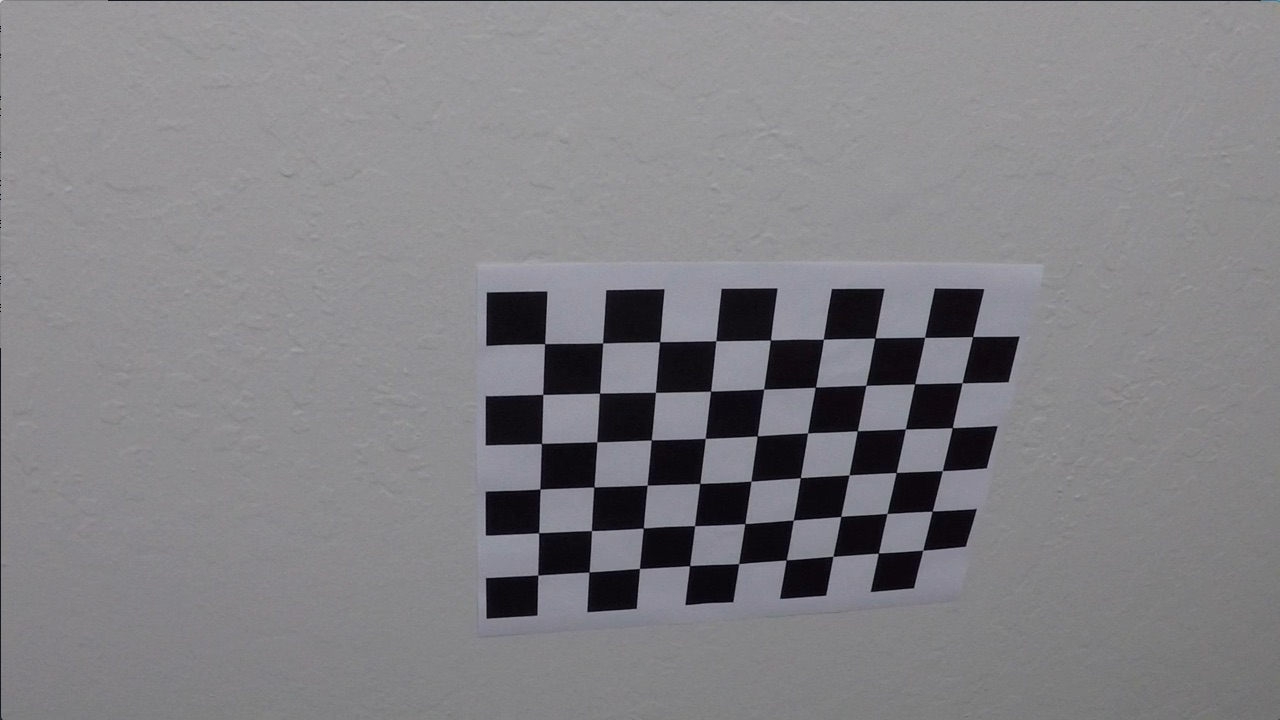
#> input picture camera_cal/calibration10.jpg, 1280 x 720 px; its folder holds only this picture in this run
$ jupyter execute --allow-errors curved_lane_detection.ipynb   (shell and % lines are left out)   (older library calls are emulated)
#> lines starting #> are read from the running program, lines starting #| are printed output that depends on the picture; after the words box and inside, x2 and y2 are one past the last pixel; in counts of white or black regions, pixels touching at a corner belong together
[cell 1]
import numpy as np
import cv2
import matplotlib.pyplot as plt
import matplotlib.image as mpimg
import glob
import os
import importlib
import pickle

## Calibration and Undistorting the image.

### Finding the Image points.

[cell 2]
# Object Points- represents the 3D object in the real world space.
objp = np.zeros((6*9,3), np.float32)
objp[:,:2] = np.mgrid[0:9,0:6].T.reshape(-1,2)

objpoints = []
imgpoints = [] # 2d points in image plane.

# Make a list of calibration images
images = glob.glob('./camera_cal/calibration*.jpg')

fig, axs = plt.subplots(5,4, figsize=(16, 11))
axs = axs.ravel()

# Find Chessboard corners for every image.
for i, fname in enumerate(images):
    img = cv2.imread(fname)
#> img is the input picture: shape (720, 1280, 3); mean B, G, R 133.1, 129.4, 130.2
    gray = cv2.cvtColor(img,cv2.COLOR_BGR2GRAY)

    # Find the chessboard corners
    ret, corners = cv2.findChessboardCorners(gray, (9,6),None)
#> ret = True; corners = 54 rows, first 8: [545.3, 343.1], [602.7, 342.8], [660.1, 341.3], [715.8, 340.7], [770.6, 340], [823.5, 339.2], [874.3, 338.5], [925.1, 337.4]

    # If found, add object points, image points
    if ret == True:
        objpoints.append(objp)

        imgpoints.append(corners)

        # Draw and display the corners
        img = cv2.drawChessboardCorners(img, (9,6), corners, ret)
#> img: shape (720, 1280, 3); 1.91% of pixels changed, all inside (x1, y1, x2, y2) = (532, 331, 980, 582)
        axs[i].axis('off')
        axs[i].imshow(img)
        cv2.imwrite('output_images/corners_drawn'+str(i)+'.jpg', img)

print('Some chessboard images would not be displayed because all the corners were not found for them.')

[cell 3]
img = cv2.imread('./camera_cal/calibration1.jpg')
#> (the rest of this cell did not finish here and is left out)

### Evaluating the camera matrix, distortion coefficients and undistortion.

#> (a cell that did not finish here is left out)

#> (a cell that did not finish here is left out)

## Visualizing undistortion on Road Images.

[cell 6]
image=mpimg.imread('./test_images/test3.jpg')
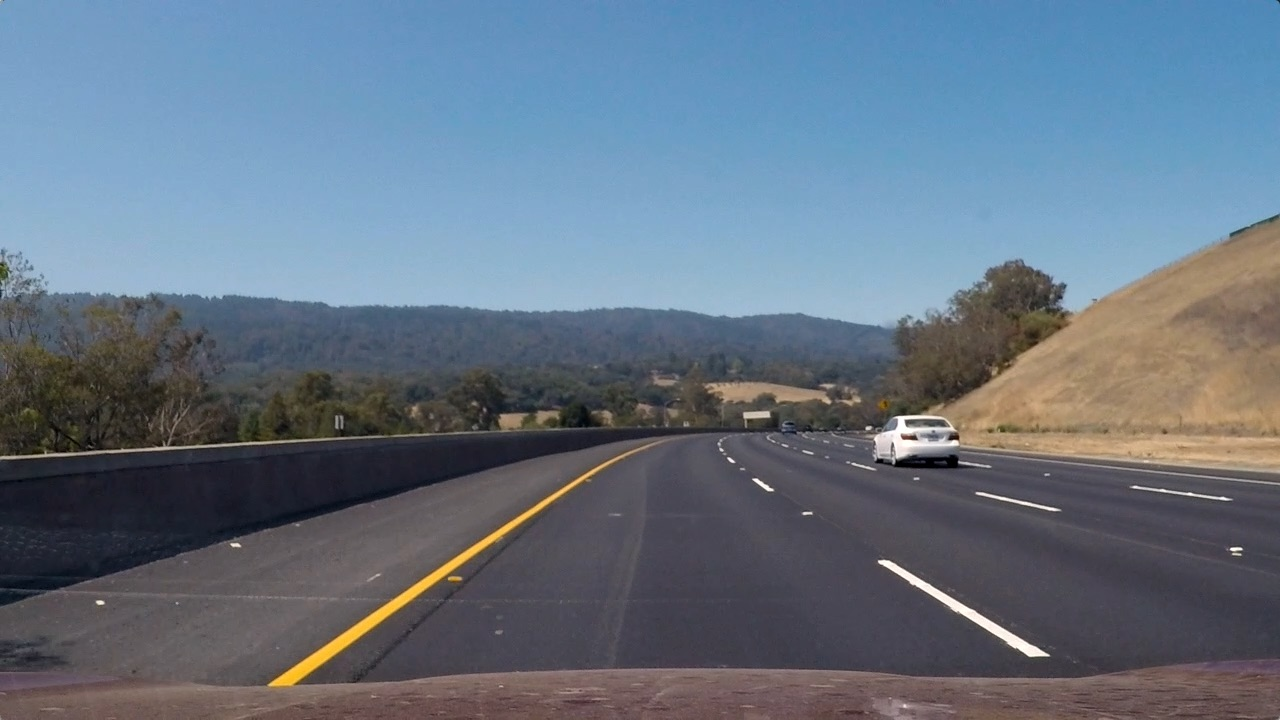
#> input picture test_images/test3.jpg, 1280 x 720 px
#> image is the input picture: shape (720, 1280, 3); mean R, G, B 101.1, 115.3, 130.7
#> (the rest of this cell did not finish here and is left out)

## Sobel Operations and Thresholding

1. Gradients in X or Y direction

2. Magnitude of the gradient.

3. Direction of the gradient.

[cell 7]
def abs_sobel_thresh(image,orient,  thresh=(20, 100)):
#> called with orient = 'x', thresh = (20, 100)
    gray=cv2.cvtColor(image,cv2.COLOR_RGB2GRAY)

    if orient=='x':x, y=1,0
    else: x, y=0,1

    sobel=cv2.Sobel(gray,cv2.CV_64F,x,y)
    sobel=np.absolute(sobel)
    scaled_sobel=np.uint8(255*sobel/np.max(sobel))

    sx_binary=np.zeros_like(scaled_sobel)
    sx_binary[(scaled_sobel>=thresh[0]) & (scaled_sobel<=thresh[1])]=1
    binary_output=np.copy(sx_binary)
    return binary_output


def mag_thresh(img, mag_thresh=(20,150)):

    gray=cv2.cvtColor(img,cv2.COLOR_RGB2GRAY)

    sobelx=cv2.Sobel(gray,cv2.CV_64F,1,0)
    sobely=cv2.Sobel(gray,cv2.CV_64F,0,1)
    sobel=np.sqrt(np.square(sobelx)+np.square(sobely))
    scaled_sobel=np.uint8(255*sobel/np.max(sobel))

#     t=sum((i > 150) &(i<200)  for i in scaled_sobel)
    binary_sobel=np.zeros_like(scaled_sobel)
    binary_sobel[(scaled_sobel>=mag_thresh[0]) & (scaled_sobel<=mag_thresh[1])]=1
    return binary_sobel

def dir_threshold(img,  thresh=(0.7,1.3)):
    gray=cv2.cvtColor(img,cv2.COLOR_RGB2GRAY)
    sobelx=np.absolute(cv2.Sobel(gray,cv2.CV_64F,1,0))
    sobely=np.absolute(cv2.Sobel(gray,cv2.CV_64F,0,1))

    dir_=np.arctan2(sobely,sobelx)

    sx_binary = np.zeros_like(gray)
    sx_binary[(dir_>=thresh[0]) &(dir_<=thresh[1])]=1
    binary_output=sx_binary
    return binary_output

## Visualizing thresholdings.

[cell 8]
sobelx=abs_sobel_thresh(image, 'x')
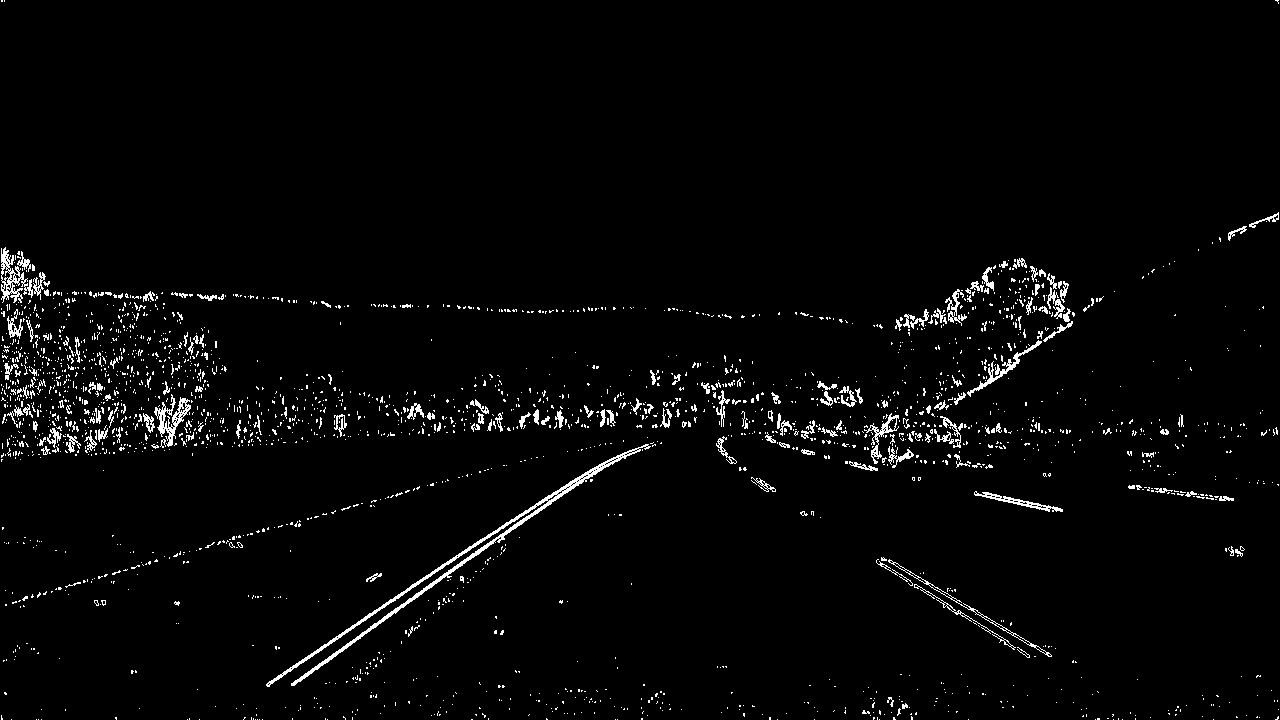
#> sobelx: shape (720, 1280); values 0 (black) and 1 (white), 2.6% white in thin lines or dots
sobely=abs_sobel_thresh(image, 'y')
#> sobely: shape (720, 1280); values 0 (black) and 1 (white), 4.4% white in thin lines or dots
mag_sobel=mag_thresh(image)
#> mag_sobel: shape (720, 1280); values 0 (black) and 1 (white), 6% white; 2056 white regions (1821 under 20 px), largest, box (x1, y1, x2, y2) and area: (0, 246, 1280, 607) 18469, (0, 397, 718, 462) 6307, (190, 439, 1210, 688) 6177
dir_sobel=dir_threshold(image)
#> in dir_threshold, `dir_=np.arctan2(sobely,sobelx)`:
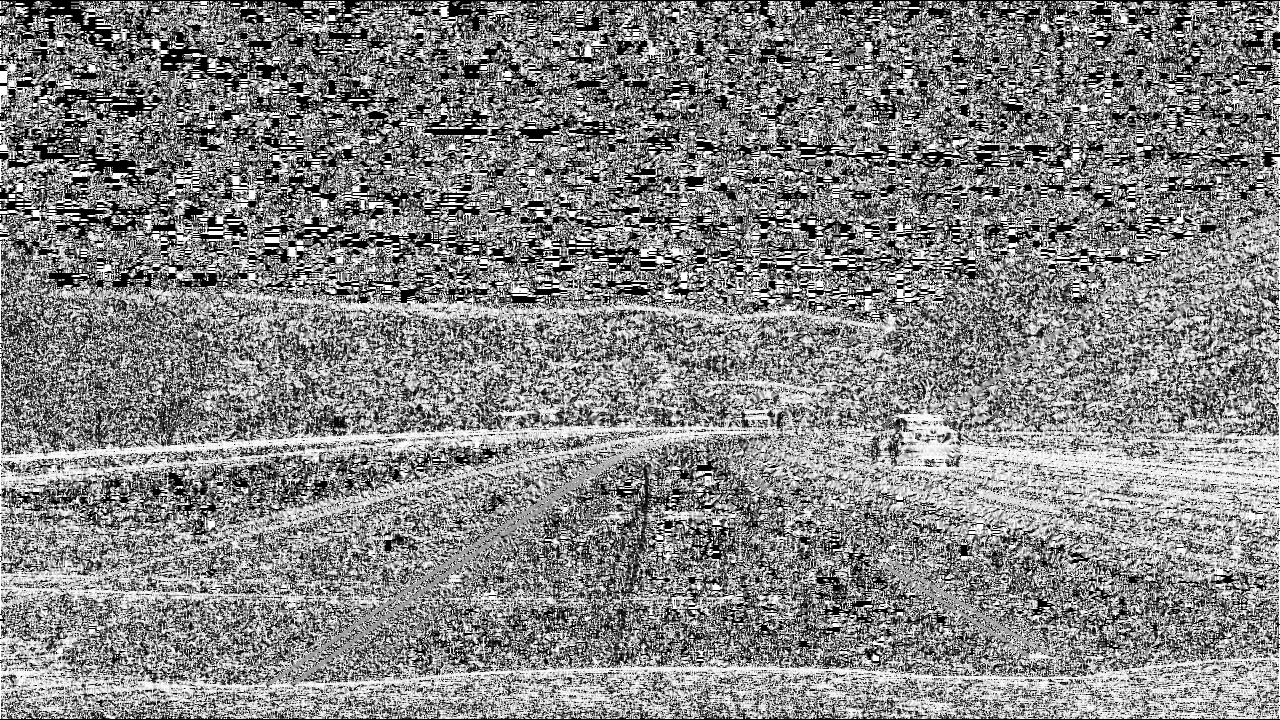
#> dir_: shape (720, 1280) float64; min 0, max 1.57, mean 0.82; drawn with min black and max white
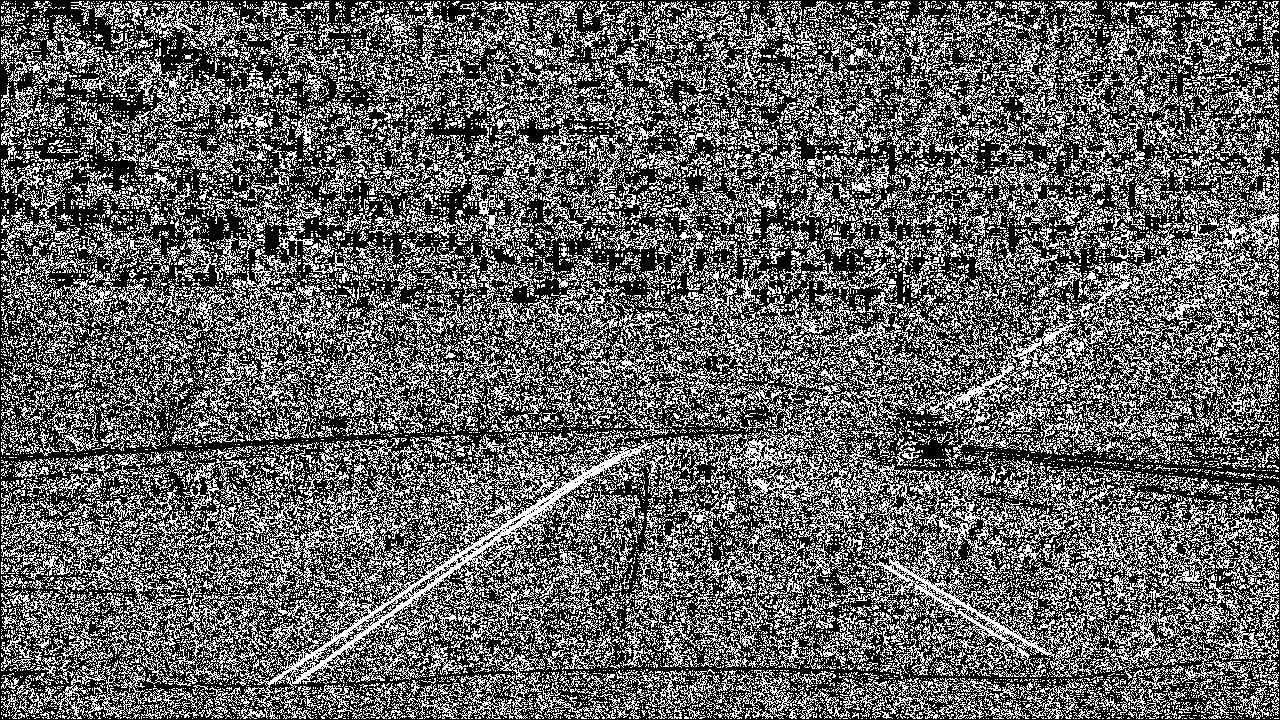
#> dir_sobel: shape (720, 1280); values 0 (black) and 1 (white), 38.1% white in thin lines or dots

fig, axes=plt.subplots(1,4, figsize=(20,20))
axes=axes.ravel()

axes[0].set_title('Original Image')
axes[0].imshow(image)
axes[1].set_title('Sobel X gradient')
axes[1].imshow(sobelx, cmap='gray')
axes[2].set_title('Sobel Y gradient')
axes[2].imshow(sobely, cmap='gray')
axes[3].set_title('Magnitude Thresholding')
axes[3].imshow(mag_sobel, cmap='gray')
# axes[4].set_title('Direction Thresholding')
# axes[4].imshow(dir_sobel)
